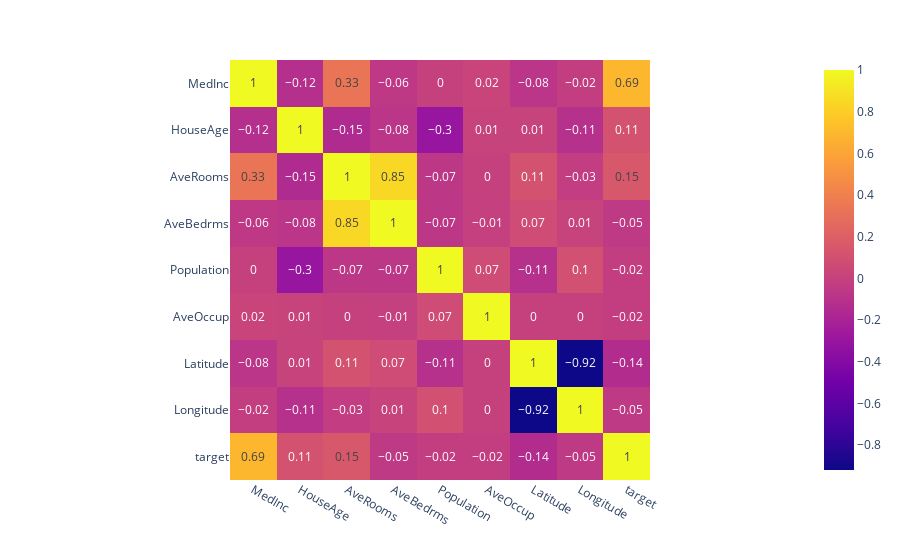

The notebook cell this image was saved under:
### Code cell
px.imshow(corr, x = corr.columns, y = corr.index,
         text_auto=True)

### Figure 1 — Plotly figure (JSON) as saved in the notebook; plotly's stock layout.template omitted (floating-point values rounded to 4 significant figures)
{"data": [{"coloraxis": "coloraxis", "hovertemplate": "x: %{x}<br>y: %{y}<br>color: %{z}<extra></extra>", "name": "0", "texttemplate": "%{z}", "type": "heatmap", "x": ["MedInc", "HouseAge", "AveRooms", "AveBedrms", "Population", "AveOccup", "Latitude", "Longitude", "target"], "xaxis": "x", "y": ["MedInc", "HouseAge", "AveRooms", "AveBedrms", "Population", "AveOccup", "Latitude", "Longitude", "target"], "yaxis": "y", "z": [[1, -0.12, 0.33, -0.06, 0, 0.02, -0.08, -0.02, 0.69], [-0.12, 1, -0.15, -0.08, -0.3, 0.01, 0.01, -0.11, 0.11], [0.33, -0.15, 1, 0.85, -0.07, 0, 0.11, -0.03, 0.15], [-0.06, -0.08, 0.85, 1, -0.07, -0.01, 0.07, 0.01, -0.05], [0, -0.3, -0.07, -0.07, 1, 0.07, -0.11, 0.1, -0.02], [0.02, 0.01, 0, -0.01, 0.07, 1, 0, 0, -0.02], [-0.08, 0.01, 0.11, 0.07, -0.11, 0, 1, -0.92, -0.14], [-0.02, -0.11, -0.03, 0.01, 0.1, 0, -0.92, 1, -0.05], [0.69, 0.11, 0.15, -0.05, -0.02, -0.02, -0.14, -0.05, 1]]}], "layout": {"coloraxis": {"colorscale": [[0, "#0d0887"], [0.1111, "#46039f"], [0.2222, "#7201a8"], [0.3333, "#9c179e"], [0.4444, "#bd3786"], [0.5556, "#d8576b"], [0.6667, "#ed7953"], [0.7778, "#fb9f3a"], [0.8889, "#fdca26"], [1, "#f0f921"]]}, "margin": {"t": 60}, "xaxis": {"anchor": "y", "constrain": "domain", "domain": [0, 1], "scaleanchor": "y"}, "yaxis": {"anchor": "x", "autorange": "reversed", "constrain": "domain", "domain": [0, 1]}}}
